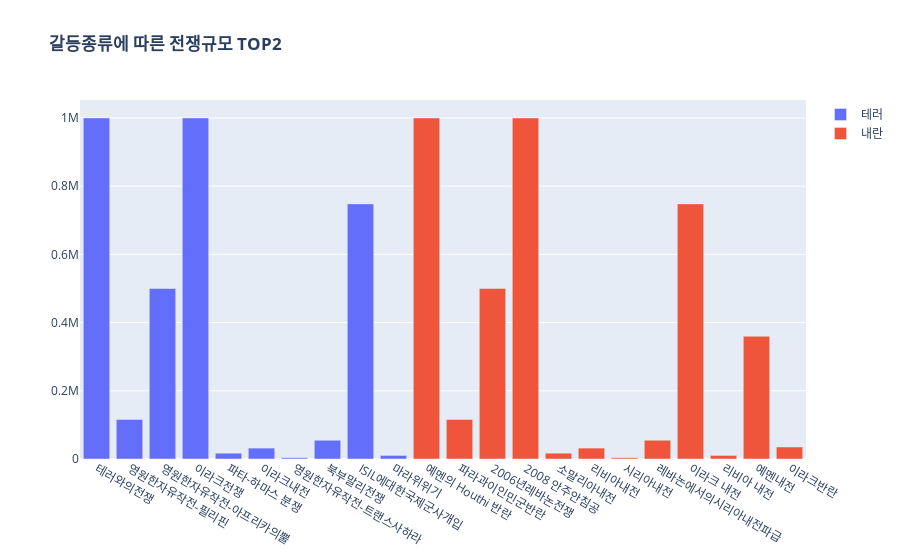

Notebook code cell kept with this figure:
### Markdown cell above
## 갈등종류에 따른 전쟁규모 TOP2

### Code cell
fig = go.Figure()
fig.add_trace(go.Bar(y=ls_war_X2['War_volume'], x = ls_war_X2[ls_war_X2['War_kind'] =='테러']['War_name'], name='테러'))
fig.add_trace(go.Bar(y=ls_war_X2['War_volume'], x = ls_war_X2[ls_war_X2['War_kind'] =='내란']['War_name'], name='내란'))
fig.update_layout(title='<b> 갈등종류에 따른 전쟁규모 TOP2')
fig.show();

### Figure 1 — Plotly figure (JSON) as saved in the notebook; plotly's stock layout.template omitted (floating-point values rounded to 4 significant figures)
{"data": [{"name": "테러", "type": "bar", "x": ["테러와의전쟁", "영원한자유작전-필리핀", "영원한자유작전-아프리카의뿔", "이라크전쟁", "파타-하마스 분쟁", "이라크내전", "영원한자유작전-트랜스사하라", "북부말리전쟁", "ISIL에대한국제군사개입", "마라위위기"], "y": [1000000, 115800, 500000, 1000000, 17000, 32000, 3650, 55000, 748000, 10500, 360000, 35250, 5325, 2500, 41600, 10000, 1500, 37000, 144600, 13500, 24764, 770000, 400000, 472260, 156000, 7500, 188900, 10000]}, {"name": "내란", "type": "bar", "x": ["예멘의 Houthi 반란", "파라과이인민군반란", "2006년레바논전쟁", "2008 안주안침공", "소말리아내전", "리비아내전", "시리아내전", "레바논에서의시리아내전파급", "이라크 내전", "리비아 내전", "예멘내전", "이라크반란"], "y": [1000000, 115800, 500000, 1000000, 17000, 32000, 3650, 55000, 748000, 10500, 360000, 35250, 5325, 2500, 41600, 10000, 1500, 37000, 144600, 13500, 24764, 770000, 400000, 472260, 156000, 7500, 188900, 10000]}], "layout": {"title": {"text": "<b> 갈등종류에 따른 전쟁규모 TOP2"}}}
